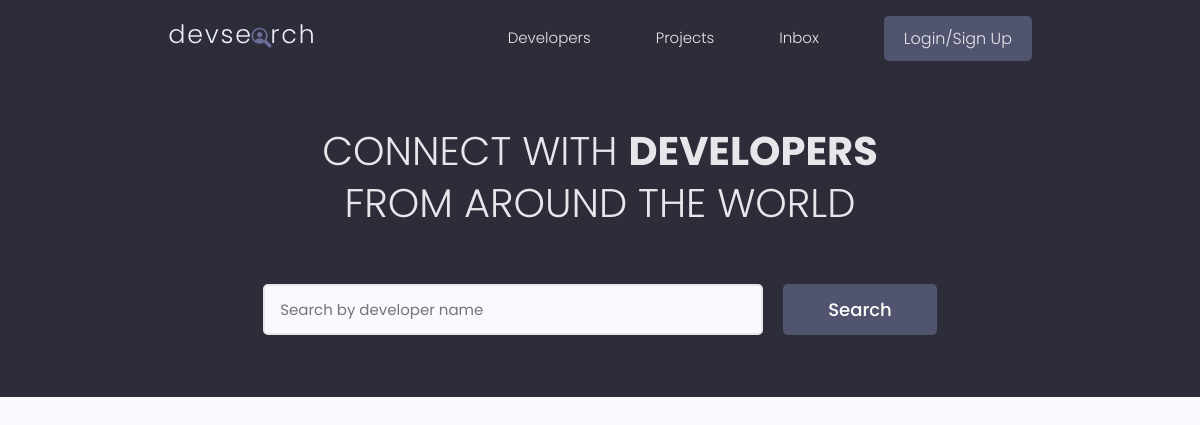
The app's page /, older data.
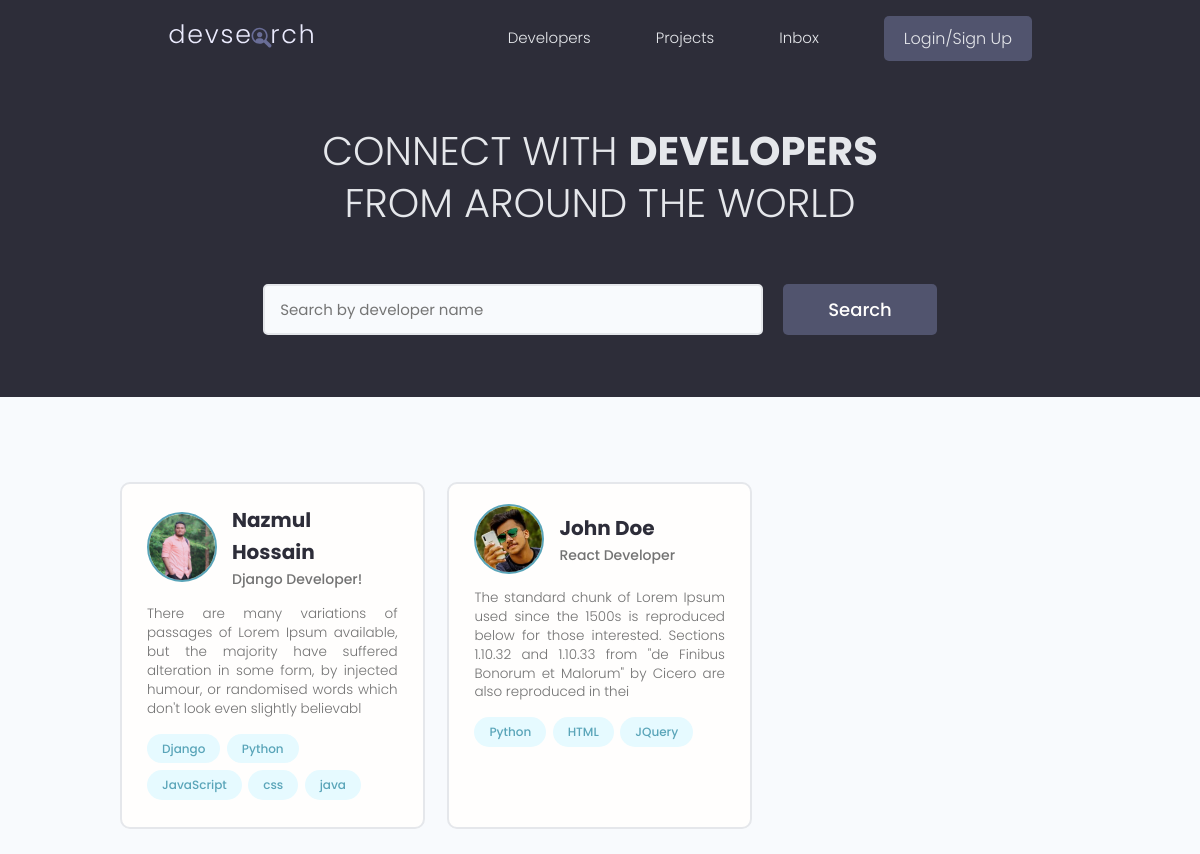
The same page, newer data.
### user/models.py (models this page shows, shortened)
class Profile(models.Model):
    user = models.OneToOneField(User, on_delete=models.CASCADE, null=True, blank=True)
    username = models.CharField(max_length=200, null=True, blank=True)
    name = models.CharField(max_length=200, null=True, blank=True)
    email = models.EmailField(max_length=500, null=True, blank=True)
    short_intro = models.CharField(max_length=200, null=True, blank=True)
    bio = models.TextField(null=True, blank=True)
    profile_pic = models.ImageField(null=True, blank=True, upload_to='profile/', default='profile/user-default.png')
    location = models.CharField(max_length=200, null=True, blank=True)
    social_github = models.CharField(max_length=200, null=True, blank=True)
    social_twitter = models.CharField(max_length=200, null=True, blank=True)
    social_linkedin = models.CharField(max_length=200, null=True, blank=True)
    social_youtube = models.CharField(max_length=200, null=True, blank=True)
    social_facebook = models.CharField(max_length=200, null=True, blank=True)
    created = models.DateTimeField(auto_now_add=True)
    id = models.UUIDField(default=uuid.uuid4, unique=True, primary_key=True, editable=False)

class Skill(models.Model):
    owner = models.ForeignKey(Profile, on_delete=models.CASCADE)
    name = models.CharField(max_length=200, null=True, blank=True)
    description = models.TextField(null=True, blank=True)
    id = models.UUIDField(default=uuid.uuid4, unique=True, primary_key=True, editable=False)

### user/views.py (the view)
# urls.py: path('', views.profiles, name='profiles'),
def profiles(request):
    profiles = Profile.objects.all()
    context = {'profiles':profiles}
    return render(request, 'user/profiles.html', context)

### user/templates/user/profiles.html (shortened to what this page needs)
{% extends 'main.html' %}
{% block content %}
  <main class="home">
    <section class="hero-section text-center">
      <div class="container container--narrow">
        <div class="hero-section__box">
          <h2>CONNECT WITH <span>DEVELOPERS</span></h2>
          <h2>FROM AROUND THE WORLD</h2>
        </div>
        <div class="hero-section__search">
          <form class="form" action="#" method="get">
            <div class="form__field">
              <input class="input input--text" id="formInput#search" type="text" name="text"
                placeholder="Search by developer name" />
            </div>
            <input class="btn btn--sub btn--lg" type="submit" value="Search" />
          </form>
        </div>
      </div>
    </section>
    <section class="devlist">
      <div class="container">
        <div class="grid grid--three">
          {% for profile in profiles %}
          <div class="column card">
            <div class="dev">
              <a href="{% url 'user-profile' profile.id %}" class="card__body">
                <div class="dev__profile">
                  <img class="avatar avatar--md" src="{{profile.profile_pic.url}}" alt="image" />
                  <div class="dev__meta">
                    <h3>{{profile.name}}</h3>
                    <h5>{{profile.short_intro|slice:"60"}}</h5>
                  </div>
                </div>
                <p class="dev__info">
                  {{profile.bio|slice:"200"}}
                </p>
                <div class="dev__skills">
                  {% for skill in profile.skill_set.all|slice:"5" %}
                  <span class="tag tag--pill tag--main">
                    <small>{{skill.name}}</small>
                  </span>
                  {% endfor %}
                </div>
              </a>
            </div>
          </div>
          {% endfor %}
        </div>
      </div>
    </section>
  </main>
{% endblock content %}

### templates/main.html (shortened to what this page needs)
<!DOCTYPE html>
{% load static %}
<html>
    <head>
        <link rel="stylesheet" href="https://cdn.iconmonstr.com/1.3.0/css/iconmonstr-iconic-font.min.css" />
        <link rel="stylesheet" href="https://cdn.jsdelivr.net/npm/bootstrap-icons@1.3.0/font/bootstrap-icons.css">
        <link rel="stylesheet" href="{% static 'uikit/styles/uikit.css' %}" />
        <link rel="stylesheet" href="{% static 'styles/app.css' %}" />
    </head>
    <body>
        {% include "navbar.html" %}
        {% block content %}
        {% endblock content %}
    </body>
</html>

### templates/navbar.html (shortened to what this page needs)
{% load static %}
  <header class="header">
    <div class="container container--narrow">
      <a href="{% url 'profiles' %}" class="header__logo">
        <img src="{% static 'images/logo.svg' %}" alt="DevSearch Logo" />
      </a>
      <nav class="header__nav">
        <ul class="header__menu">
          <li class="header__menuItem"><a href="{% url 'profiles' %}">Developers</a></li>
          <li class="header__menuItem"><a href="{% url 'projects' %}">Projects</a></li>
          <li class="header__menuItem"><a href="inbox.html">Inbox</a></li>
          {% if request.user.is_authenticated %}
          <li class="header__menuItem"><a href="{% url 'account' %}">Account</a></li>
          <li class="header__menuItem"><a href="{% url 'logout' %}" class="btn btn--sub">Logout</a></li>
          {% else %}
          <li class="header__menuItem"><a href="{% url 'login' %}" class="btn btn--sub">Login/Sign Up</a></li>
          {% endif %}
        </ul>
      </nav>
    </div>
  </header>

### static/styles/app.css (style rules this page uses)
:root { --color-sub: #2d2d39; }
.btn--sub { background-color: var(--color-sub-light); }
.card { border: 2px solid var(--color-light); }
img { width: 100%; }
.header { position: sticky; z-index: 111; background-color: var(--color-sub); padding: 1.5rem 0; }
.header > .container { display: flex; justify-content: space-between; align-items: center; }
.header__logo > img { height: 3.8rem; }
.header__nav > ul { display: inline-flex; align-items: center; list-style: none; gap: 6.5rem; }
.header__menuItem > a { color: var(--color-light); font-weight: 300; }
.hero-section { height: 40vh; display: flex; align-items: center; background-color: var(--color-sub); }
.hero-section__box { margin-bottom: 4rem; }
.hero-section__box > h2, .hero-section__box > h2 > span { font-size: 4rem; color: var(--color-light); line-height: 1.3; text-transform: uppercase; }
.hero-section__box > h2 { font-weight: 300; }
.hero-section__box > h2 > span { font-weight: 700; }
.hero-section__search > .form { display: flex; align-items: center; justify-content: center; gap: 2rem; }
.hero-section__search > .form input.input--text { width: 50rem; }
.devlist { margin-top: 8rem; }
.devlist .grid { align-items: stretch; }
.devlist .dev .dev__profile { display: flex; align-items: center; gap: 1.5rem; }
.devlist .dev .dev__meta h3 { color: var(--color-sub); font-size: 2rem; font-weight: 700; }
.devlist .dev .dev__meta h5 { color: var(--color-text); font-size: 1.4rem; font-weight: 500; }
.devlist .dev .dev__info { margin: 1.5rem 0; font-size: 1.35rem; line-height: 1.4; text-align: justify; }

### static/uikit/styles/modules/_variables.css (style rules this page uses)
:root { --color-main: #5aa5b9; --color-main-light: #e6faff; --color-sub: #3f4156; --color-sub-light: #51546e; --color-sub-lighter: #ededfd; --color-text: #737373; --color-gray: #8b8b8b; --color-light: #e5e7eb; --color-light-gray: #767676; --color-bg: #f8fafd; --color-white: #fffefd; --color-white-light: #f3f3f3; --color-success: #359e64; --color-success-bg: #def8e8; --color-error: #fc4b0b; --color-error-bg: #fff2ee; --font-base: 'Poppins', arial, helvetica, 'Segoe UI', roboto, ubuntu, sans-serif; --font-monospace: 'Fira Code', 'Courier New', courier, monospace; --font-regular: 300; --font-medium: 500; --font-bold: 700; --generic-shadow: 1px 1px 5px #00000010; --generic-transition: all 0.3s ease-in-out; }

### static/uikit/styles/modules/_base.css (style rules this page uses)
* { margin: 0; padding: 0; box-sizing: border-box; text-rendering: optimizeLegibility; color: inherit; font-size: inherit; }
html { font-size: 50%; }
@media only screen and (min-width: 480px) { html { font-size: 56.25%; } }
@media only screen and (min-width: 1200px) { html { font-size: 62.5%; } }
body { line-height: 1.6; font-weight: 400; font-size: 1.5rem; color: var(--color-text); background-color: var(--color-bg); min-height: 100vh; }

### static/uikit/styles/modules/_typography.css (style rules this page uses)
* { font-family: var(--font-base); }
h2 { font-size: 3.6rem; font-weight: var(--font-bold); }
h3 { font-size: 3.2rem; font-weight: var(--font-medium); }
h5 { font-size: 2.4rem; font-weight: var(--font-medium); }
h5, h6 { font-weight: var(--font-regular); }
p, span, strong { font-size: 1.6rem; color: var(--color-text); font-weight: var(--font-regular); }
a { padding-bottom: 2px; text-decoration: none; display: inline-block; color: var(--color-main); font-weight: var(--font-medium); }

### static/uikit/styles/modules/_utilities.css (style rules this page uses)
.container { width: 92%; max-width: 165rem; margin: 0 auto; box-sizing: border-box; }
.container--narrow { width: 92%; max-width: 120rem; }
@media screen and (min-width: 1000px) { .container { width: 90%; } }
@media screen and (min-width: 1000px) { .container--narrow { width: 85%; } }
@media screen and (min-width: 1200px) { .container { width: 80%; } }
@media screen and (min-width: 1200px) { .container--narrow { width: 72%; } }
.text-center { text-align: center; }

### static/uikit/styles/modules/_avatar.css (style rules this page uses)
.avatar { border-radius: 50%; border: 2px solid var(--color-main); object-fit: cover; }
.avatar--md { height: 7rem; width: 7rem; }

### static/uikit/styles/modules/_button.css (style rules this page uses)
.btn { display: inline-block; position: relative; cursor: pointer; background-color: var(--color-light); font-weight: var(--font-medium); color: var(--color-sub); text-decoration: none; padding: 1rem 2rem; border-radius: 0.5rem; border: none; width: -webkit-fit-content; width: -moz-fit-content; width: fit-content; height: -webkit-fit-content; height: -moz-fit-content; height: fit-content; font-size: 1.6rem; outline-width: 0; outline-color: transparent; -webkit-backface-visibility: hidden; backface-visibility: hidden; transition: all 0.3s ease-in-out; }
.btn--sub { background-color: var(--color-sub); color: var(--color-white); }
.btn--lg { font-size: 1.8rem; padding: 1.2rem 4.5rem; }

Row changes from the older to the newer data that the page shows:
added Profile: profile_pic (picture), name "Nazmul Hossain", short_intro "Django Developer!", bio "There are many variations of passages of Lorem Ipsum available, but the majority have suffered alteration in some form, by injected humour, or randomised words which don't look even slightly believabl"
added Skill: name "Django", shown under "Nazmul Hossain"
added Skill: name "Python", shown under "Nazmul Hossain"
added Skill: name "JavaScript", shown under "Nazmul Hossain"
added Skill: name "css", shown under "Nazmul Hossain"
added Skill: name "java", shown under "Nazmul Hossain"
added Profile: profile_pic (picture), name "John Doe", short_intro "React Developer", bio "The standard chunk of Lorem Ipsum used since the 1500s is reproduced below for those interested. Sections 1.10.32 and 1.10.33 from \"de Finibus Bonorum et Malorum\" by Cicero are also reproduced in thei"
added Skill: name "Python", shown under "John Doe"
added Skill: name "HTML", shown under "John Doe"
added Skill: name "JQuery", shown under "John Doe"
